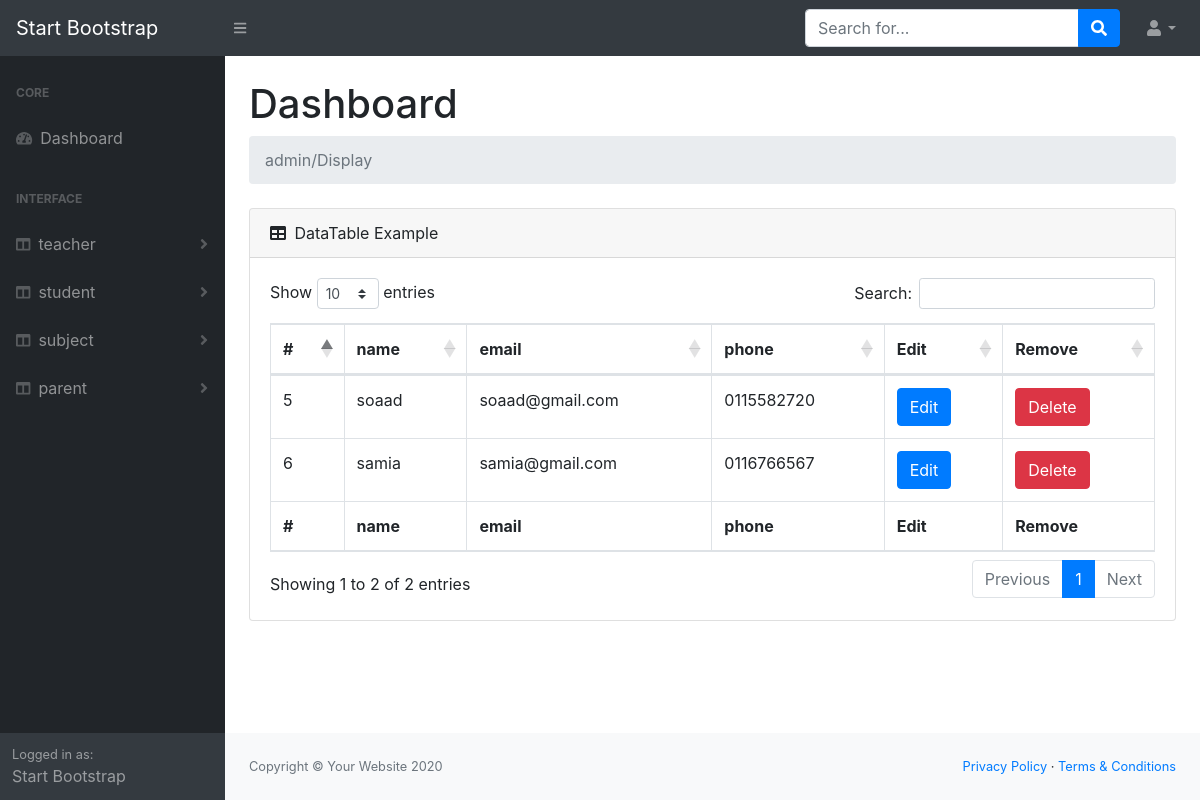
Page /schoolSystem/dashBoard/teacher/index.php (signed in) on the committed database.
### tables this page shows
CREATE TABLE `teacher` (
  `TeacherId` int(10) NOT NULL,
  `Name` text NOT NULL,
  `Email` text NOT NULL,
  `Password` text NOT NULL,
  `Phone` varchar(14) NOT NULL,
  `Image` text NOT NULL,
  `AdminId` int(10) NOT NULL,
  `SubjectId` int(10) NOT NULL
);

### schoolSystem/dashBoard/teacher/index.php (the view, shortened to what this page needs)
<?php
require '../helpers/functions.php';
$sql = "select * from teacher";
$op  = DoQuery($sql);
require '../layouts/header.php';
require '../layouts/nav.php';
require '../layouts/sidNav.php';
?>
<main>
    <div class="container-fluid">
        <h1 class="mt-4">Dashboard</h1>
        <ol class="breadcrumb mb-4">
         </ol>
        <div class="card mb-4">
            <div class="card-header">
                <i class="fas fa-table mr-1"></i>
                DataTable Example
            </div>
            <div class="card-body">
                <div class="table-responsive">
                    <table class="table table-bordered" id="dataTable" width="100%" cellspacing="0">
                        <thead>
                            <tr>
                                <th>#</th>
                                <th>name</th>
                                <th>email</th>
                                <th>phone</th>
                                <th>Edit</th>
                                <th>Remove</th>
                            </tr>
                        </thead>
                        <tfoot>
                        <tr>
                                <th>#</th>
                                <th>name</th>
                                <th>email</th>
                                <th>phone</th>
                                <th>Edit</th>
                                <th>Remove</th>
                            </tr>
                        </tfoot>
                        <tbody>
                            <?php
                            while ($data = mysqli_fetch_assoc($op)) {
                            ?>
                                <tr>
                                    <td><?php echo $data['TeacherId'] ?></td>
                                    <td><?php echo $data['Name'] ?></td>
                                    <td><?php echo $data['Email'] ?></td>
                                    <td><?php echo $data['Phone'] ?></td>
                                    <td> <a href='edit.php?id=<?php echo $data['TeacherId'];?>' class='btn btn-primary m-r-1em'>Edit</a> </td>
                                    <td> <a href='delete.php?id=<?php echo $data['TeacherId']?>' class='btn btn-danger m-r-1em'>Delete</a> </td>
                                </tr>
                            <?php } ?>
                        </tbody>
                    </table>
                </div>
            </div>
        </div>
    </div>
</main>
<?php
require '../layouts/footer.php';
?>

### rows in the picture
teacher: TeacherId "5", Name "soaad", Email "soaad@gmail.com", Phone "0115582720"
teacher: TeacherId "6", Name "samia", Email "samia@gmail.com", Phone "0116766567"

### other values in the picture
$module "teacher"
$module "student"
$module "subject"
$module "parent"
$message "admin/Display"
